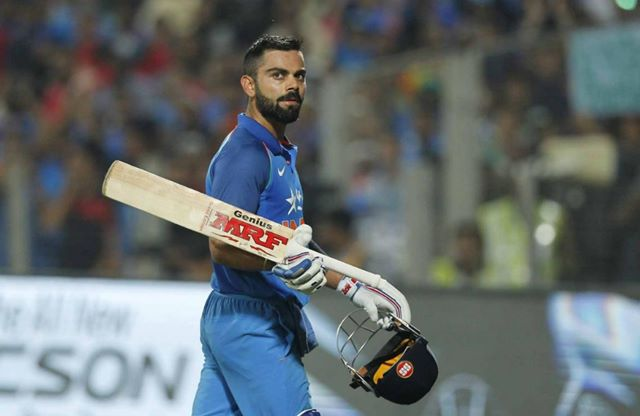
//> input picture kohli.jpg, 640 x 416 px
$ ./changecontrast   (built with g++ and OpenCV 4)
//> lines starting //> are read from the running program, lines starting //| are printed output that depends on the picture
#include <opencv2/opencv.hpp>
#include <iostream>

using namespace cv;
using namespace std;

int main(int argc, char** argv)
{
    // Read the image file
    Mat image = imread("kohli.jpg");
//> image is the input picture: 416 rows x 640 cols, CV_8UC3; mean B, G, R 109.1, 107.6, 100.2

    // Check for failure
    if (image.empty())
    {
        cout << "Could not open or find the image" << endl;
        cin.get(); //wait for any key press
        return -1;
    }

    Mat imageContrastHigh2;
    image.convertTo(imageContrastHigh2, -1, 2, 0); //increase the contrast by 2
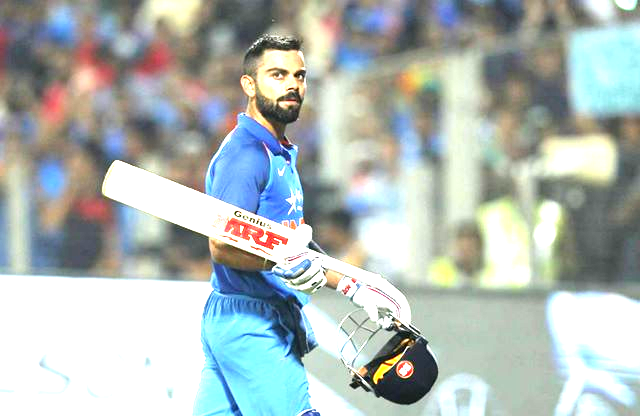
//> imageContrastHigh2: 416 rows x 640 cols, CV_8UC3; mean B, G, R 182.4, 185.7, 175.9

    Mat imageContrastHigh4;
    image.convertTo(imageContrastHigh4, -1, 4, 0); //increase the contrast by 4
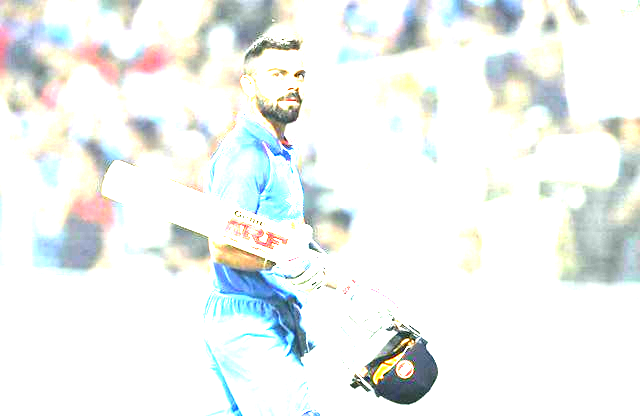
//> imageContrastHigh4: 416 rows x 640 cols, CV_8UC3; mean B, G, R 240.6, 242.3, 238.6

    Mat imageContrastLow0_5;
    image.convertTo(imageContrastLow0_5, -1, 0.5, 0); //decrease the contrast by 0.5
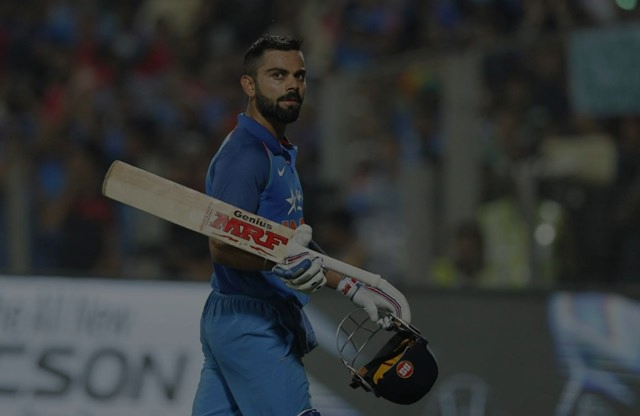
//> imageContrastLow0_5: 416 rows x 640 cols, CV_8UC3; mean B, G, R 54.6, 53.8, 50.1

    Mat imageContrastLow0_25;
    image.convertTo(imageContrastLow0_25, -1, 0.25, 0); //decrease the contrast by 0.25
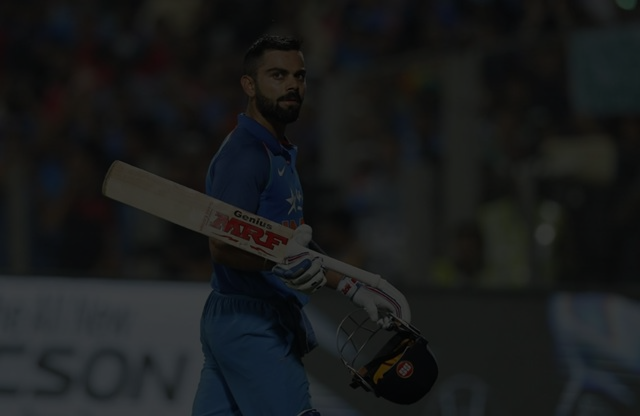
//> imageContrastLow0_25: 416 rows x 640 cols, CV_8UC3; mean B, G, R 27.3, 26.9, 25


    //Defining window names for above images
    String windowNameOriginalImage = "Original Image";
    String windowNameContrastHigh2 = "Contrast Increased by 2";
    String windowNameContrastHigh4 = "Contrast Increased by 4";
    String windowNameContrastLow0_5 = "Contrast Decreased by 0.5";
    String windowNameContrastLow0_25 = "Contrast Decreased by 0.25";

    //Create and open windows for above images
    namedWindow(windowNameOriginalImage, WINDOW_NORMAL);
    namedWindow(windowNameContrastHigh2, WINDOW_NORMAL);
    namedWindow(windowNameContrastHigh4, WINDOW_NORMAL);
    namedWindow(windowNameContrastLow0_5, WINDOW_NORMAL);
    namedWindow(windowNameContrastLow0_25, WINDOW_NORMAL);

    //Show above images inside the created windows.
    imshow(windowNameOriginalImage, image);
    imshow(windowNameContrastHigh2, imageContrastHigh2);
    imshow(windowNameContrastHigh4, imageContrastHigh4);
    imshow(windowNameContrastLow0_5, imageContrastLow0_5);
    imshow(windowNameContrastLow0_25, imageContrastLow0_25);

    waitKey(0); // Wait for any key stroke

    destroyAllWindows(); //destroy all open windows

    return 0;
}
